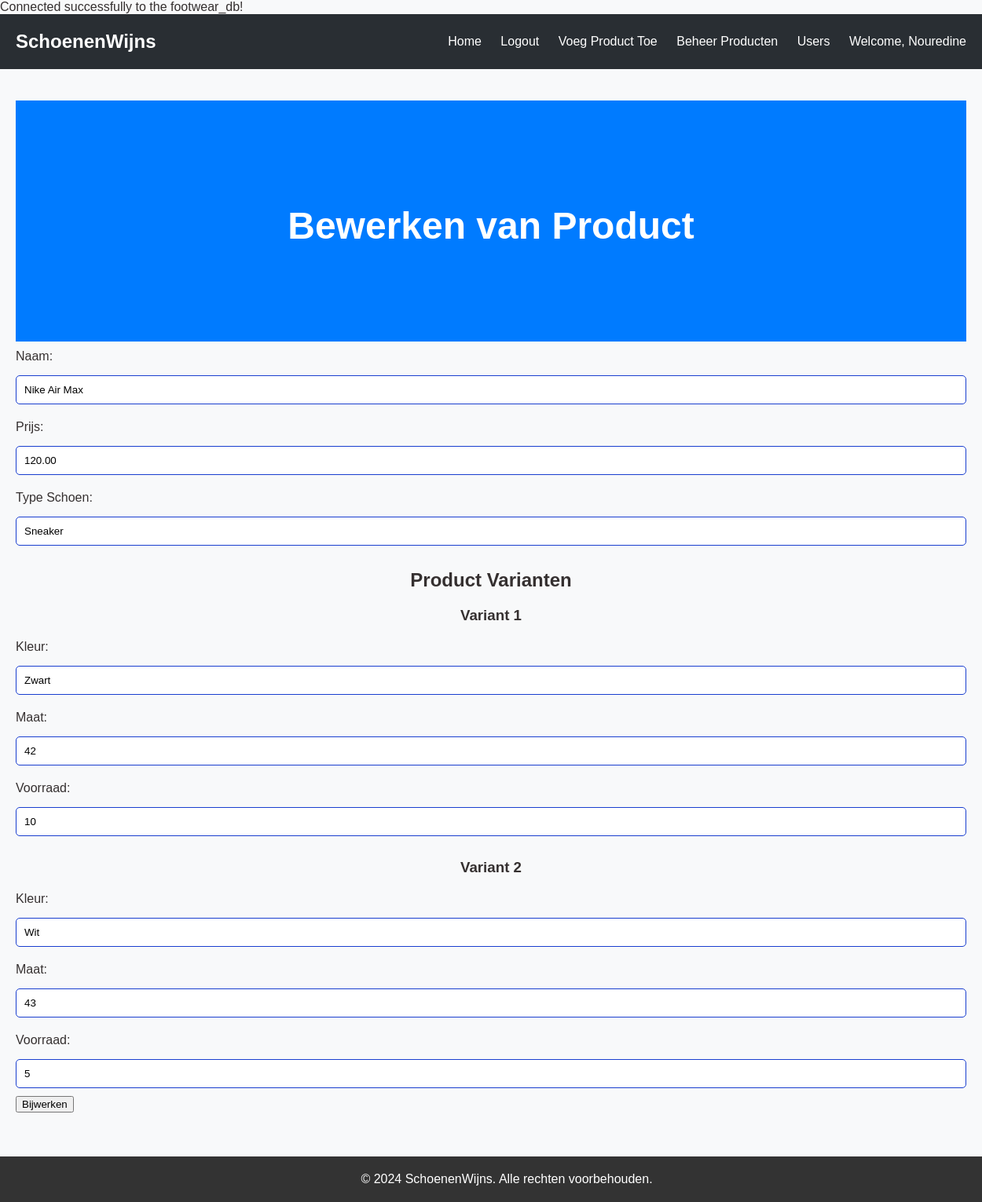
The app's page /footwear/edit_product.php?artikelnr=1 (signed in), older data.
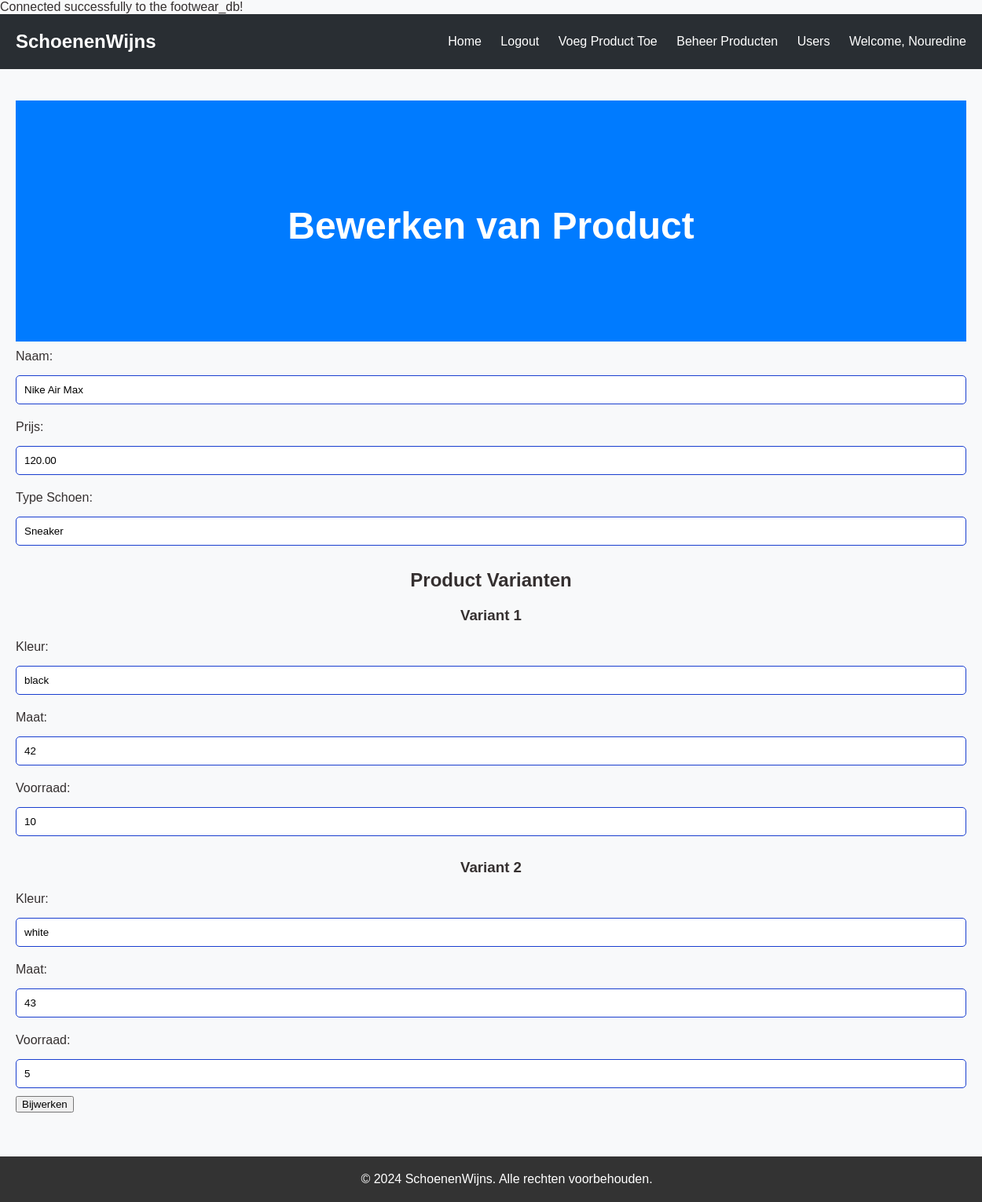
The same page, newer data.
### tables this page shows
CREATE TABLE `productvariant` (
  `artikelnr` int(11) NOT NULL,
  `variantnr` int(11) NOT NULL,
  `kleur` varchar(50) DEFAULT NULL,
  `maat` int(11) DEFAULT NULL,
  `stock` int(11) DEFAULT NULL,
  `bought_counter` int(11) DEFAULT NULL,
  `variant_directory` varchar(255) DEFAULT NULL
);

### footwear/edit_product.php (the view, shortened to what this page needs)
<?php
include 'connect.php';
if (isset($_GET['artikelnr'])) {
    $artikelnr = intval($_GET['artikelnr']);
    $sql_product = "SELECT * FROM Products WHERE artikelnr = ?";
    $stmt_product = $conn->prepare($sql_product);
    $stmt_product->bind_param("i", $artikelnr);
    $stmt_product->execute();
    $result_product = $stmt_product->get_result();
    $product = $result_product->fetch_assoc();
    $sql_variant = "SELECT * FROM ProductVariant WHERE artikelnr = ?";
    $stmt_variant = $conn->prepare($sql_variant);
    $stmt_variant->bind_param("i", $artikelnr);
    $stmt_variant->execute();
    $result_variant = $stmt_variant->get_result();
    $variants = $result_variant->fetch_all(MYSQLI_ASSOC);
}
?>
<!DOCTYPE html>
<html lang="en">
<head>
    <link rel="stylesheet" href="css/style.css">
</head>
<body>
<header>
    <div class="logo">SchoenenWijns</div>
    <nav>
        <ul>
            <li><a href="index.php">Home</a></li>
            <?php if (isset($_SESSION['user_id'])): ?>
                <li><a href="logout.php">Logout</a></li>
                <?php if ($_SESSION['user_type'] == 'admin'): ?>
                    <li><a href="add_product.php">Voeg Product Toe</a></li>
                    <li><a href="manage_products.php">Beheer Producten</a></li>
                    <li><a href="active_deactivate_show_users.php">Users</a></li>
                <?php endif; ?>
                <li><a href="#">Welcome, <?php echo $_SESSION['voornaam']; ?></a></li>
            <?php else: ?>
                <li><a href="login_register.php">Login/Register</a></li>
            <?php endif; ?>
        </ul>
    </nav>
</header>
<main>
    <div class="hero">
        <h1>Bewerken van Product</h1>
    </div>
    <div class="edit-product">
        <form method="POST">
            <label for="naam">Naam:</label>
            <input type="text" name="naam" id="naam" value="<?php echo htmlspecialchars($product['naam']); ?>" required>
            <label for="prijs">Prijs:</label>
            <input type="number" step="0.01" name="prijs" id="prijs" value="<?php echo htmlspecialchars($product['prijs']); ?>" required>
            <label for="type_of_shoe">Type Schoen:</label>
            <input type="text" name="type_of_shoe" id="type_of_shoe" value="<?php echo htmlspecialchars($product['type_of_shoe']); ?>" required>
            <h2>Product Varianten</h2>
            <?php foreach ($variants as $variant): ?>
                <div class="variant">
                    <h3>Variant <?php echo htmlspecialchars($variant['variantnr']); ?></h3>
                    <label for="kleur_<?php echo $variant['variantnr']; ?>">Kleur:</label>
                    <input type="text" name="variant[<?php echo $variant['variantnr']; ?>][kleur]" id="kleur_<?php echo $variant['variantnr']; ?>" value="<?php echo htmlspecialchars($variant['kleur']); ?>" required>
                    <label for="maat_<?php echo $variant['variantnr']; ?>">Maat:</label>
                    <input type="number" name="variant[<?php echo $variant['variantnr']; ?>][maat]" id="maat_<?php echo $variant['variantnr']; ?>" value="<?php echo htmlspecialchars($variant['maat']); ?>" required>
                    <label for="stock_<?php echo $variant['variantnr']; ?>">Voorraad:</label>
                    <input type="number" name="variant[<?php echo $variant['variantnr']; ?>][stock]" id="stock_<?php echo $variant['variantnr']; ?>" value="<?php echo htmlspecialchars($variant['stock']); ?>" required>
                </div>
            <?php endforeach; ?>
            <button type="submit">Bijwerken</button>
        </form>
    </div>
</main>
<footer>
    <p>&copy; 2024 SchoenenWijns. Alle rechten voorbehouden.</p>
</footer>
</body>
</html>

Row changes from the older to the newer data that the page shows:
changed productvariant: kleur "Zwart" → "black"
changed productvariant: kleur "Wit" → "white"
